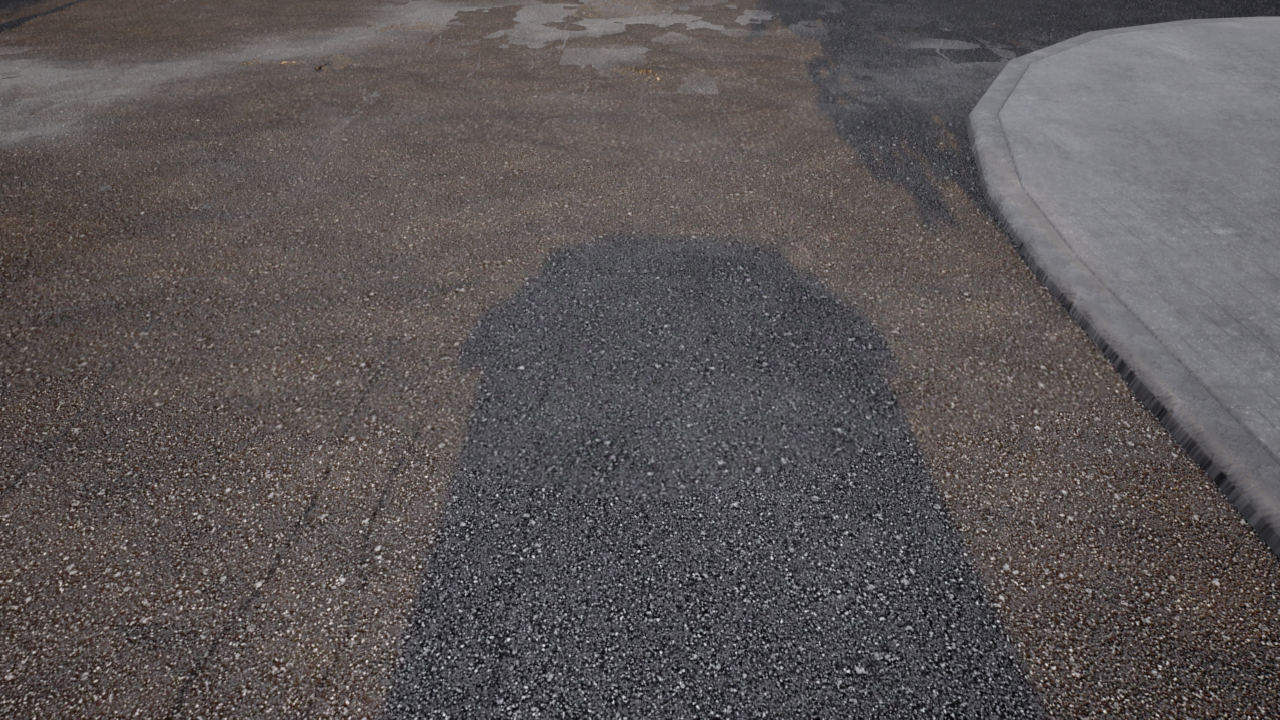
#> input picture sample_data/rgb.png, 1280 x 720 px
$ python test.py
#> lines starting #> are read from the running program, lines starting #| are printed output that depends on the picture
import cv2
import os
import numpy as np
from matplotlib import pyplot as plt

import open3d as o3d
import numpy as np
import time

path = "/home/mias/Datasets/carla_pothole"

p_rgb = "../sample_data/rgb.png"
p_dpt = '../sample_data/depth.png'

if not os.path.exists(p_rgb) or not os.path.exists(p_dpt):
    print("image not exist")

img = cv2.imread(p_rgb)
#> img is the input picture: shape (720, 1280, 3); mean B, G, R 86.4, 86.1, 91
arr = cv2.imread(p_dpt)
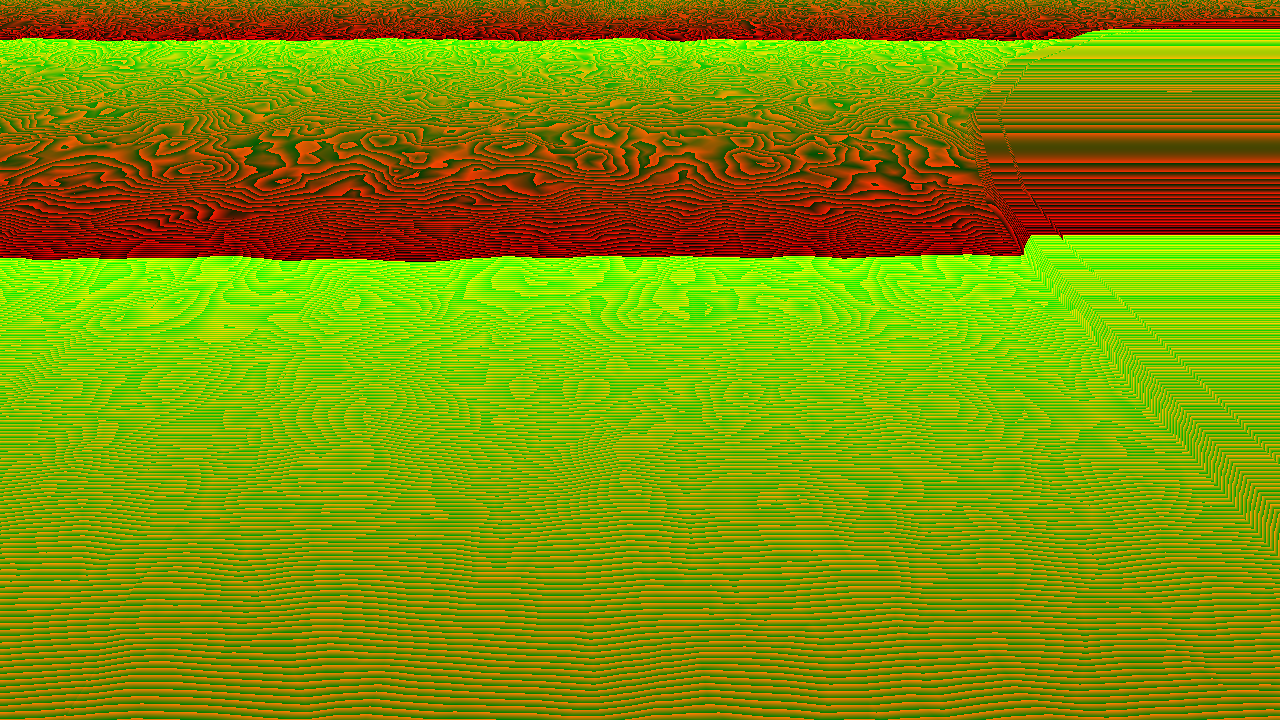
#> input picture sample_data/depth.png, 1280 x 720 px
#> arr is the input picture: shape (720, 1280, 3); mean B, G, R 0.4, 144.9, 127.5

scales = np.array([65536.0, 256, 1]) / (256**3 - 1) * 1000
depth_image = np.dot(arr, scales).astype(np.float32)
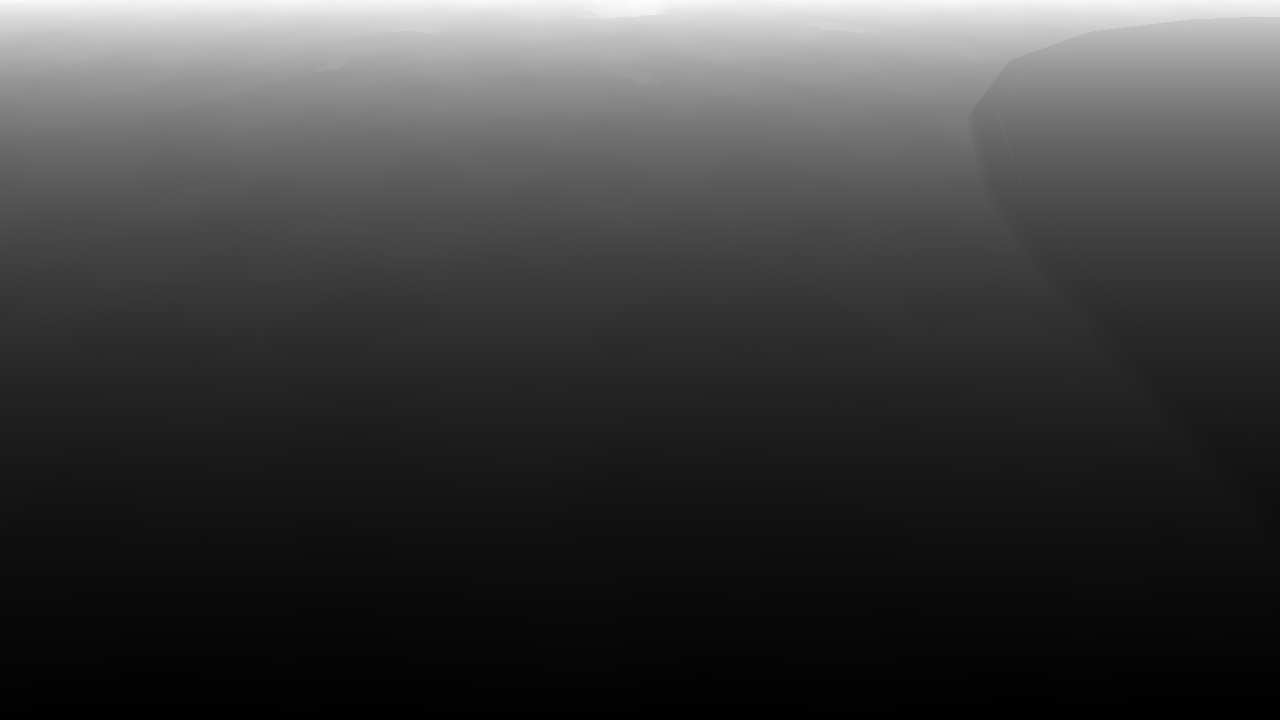
#> depth_image: shape (720, 1280) float32; min 1.87, max 9.81, mean 3.8; drawn with min black and max white

# vis = o3d.visualization.Visualizer()

# initialize pointcloud instance.
pcd = o3d.geometry.PointCloud()

######## 未加几何 #########
# points = [[j, i, depth_image[i][j]] for j in range(depth_image.shape[1]) for i in range(depth_image.shape[0])]
points = []
colors = []
for i in range(depth_image.shape[0]):
    for j in range(depth_image.shape[1]):
        if depth_image[i][j] > 999:
            continue
        points.append([(i-depth_image.shape[0]/2)*depth_image[i][j]/1000,
                       (j-depth_image.shape[1]/2)*depth_image[i][j]/1000,
                       depth_image[i][j]])
        colors.append(img[i][j])
#> after the loop, colors = 921600 items; points = 921600 items

#################

pcd.points = o3d.utility.Vector3dVector(points)
pcd.colors = o3d.utility.Vector3dVector(np.array(colors) / 255.0)


vis = o3d.visualization.Visualizer()
vis.create_window()
vis.add_geometry(pcd)
o3d.visualization.ViewControl.set_zoom(vis.get_view_control(), 0.8)
o3d.visualization.ViewControl.set_front(vis.get_view_control(), [0,0,-1])
o3d.visualization.ViewControl.set_up(vis.get_view_control(), [-1,0,0])

vis.run()
# o3d.visualization.draw_geometries([pcd], window_name="depth")
